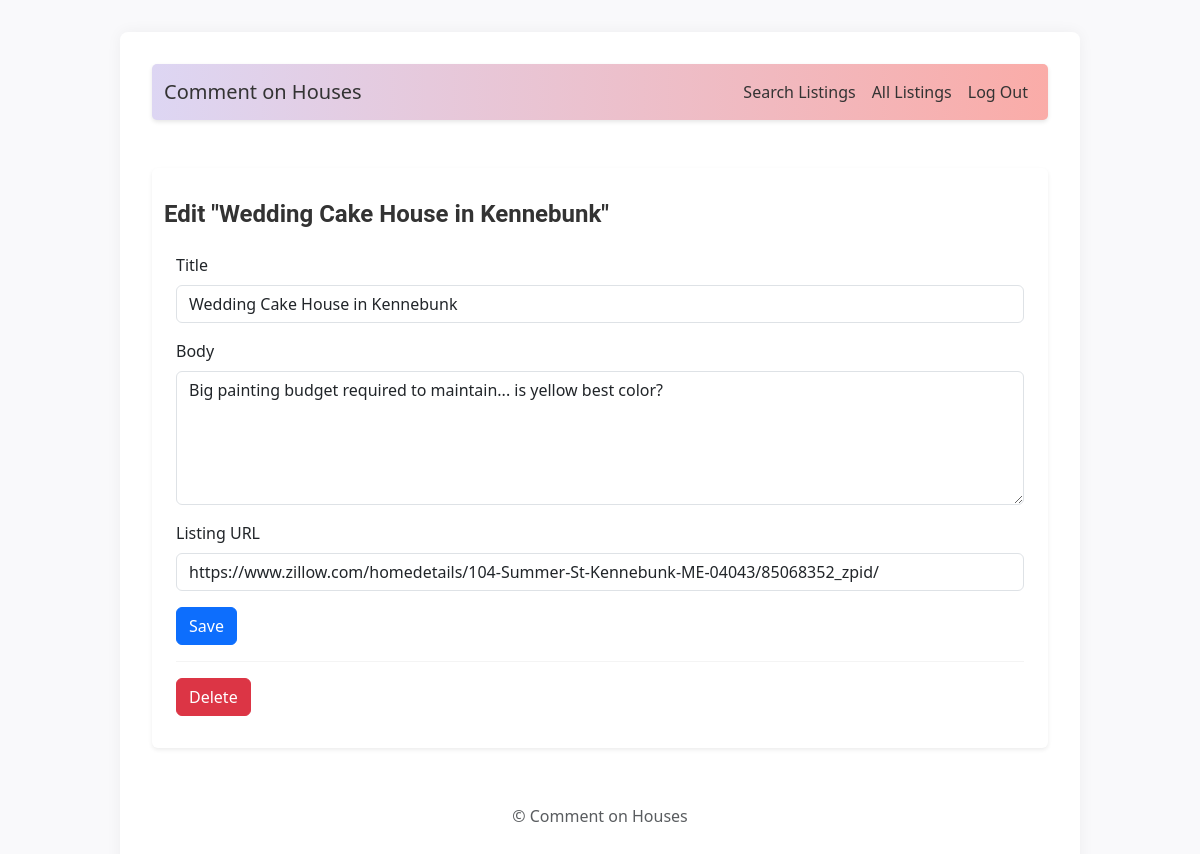
/19/update (signed in), run on the app's committed database.
### tables this page shows
CREATE TABLE post (
  id INTEGER PRIMARY KEY AUTOINCREMENT,
  author_id INTEGER NOT NULL,
  created TIMESTAMP NOT NULL DEFAULT CURRENT_TIMESTAMP,
  title TEXT NOT NULL,
  body TEXT NOT NULL,
  listing TEXT,
  state TEXT,
  FOREIGN KEY (author_id) REFERENCES user (id)
);

### flaskr/blog.py (the view, shortened to what this page needs)
@bp.route('/<int:id>/update', methods=('GET', 'POST'))
@login_required
def update(id):
    post = get_post(id)
    return render_template('blog/update.html', post=post)

### flaskr/auth.py (called while the page is built)
def login_required(view):
    @functools.wraps(view)
    def wrapped_view(**kwargs):
        if g.user is None:
            return redirect(url_for('auth.login'))
        return view(**kwargs)
    return wrapped_view

@bp.before_app_request
def load_logged_in_user():
    user_id = session.get('user_id')
    if user_id is None:
        g.user = None
    else:
        g.user = get_db().execute(
            'SELECT * FROM user WHERE id = ?', (user_id,)
        ).fetchone()

### flaskr/blog.py (called while the page is built)
def get_post(id, check_author=True):
    post = get_db().execute(
        'SELECT p.id, title, body, created, author_id, username, listing'
        ' FROM post p JOIN user u ON p.author_id = u.id'
        ' WHERE p.id = ?',
        (id,)
    ).fetchone()
    if post is None:
        abort(404, f"Post id {id} doesn't exist.")
    if check_author and post['author_id'] != g.user['id']:
        abort(403)
    return post

### flaskr/db.py (called while the page is built)
def get_db():
    if 'db' not in g:
        g.db = sqlite3.connect(
            current_app.config['DATABASE'],
            detect_types=sqlite3.PARSE_DECLTYPES
        )
        g.db.row_factory = sqlite3.Row
    return g.db

### flaskr/templates/blog/update.html
{% extends 'base.html' %}
{% block header %}
  <h1>{% block title %}Edit "{{ post['title'] }}"{% endblock %}</h1>
{% endblock %}
{% block content %}
  <div class="container mt-4">
    <form method="post">
      <div class="mb-3">
        <label for="title" class="form-label">Title</label>
        <input type="text" class="form-control" name="title" id="title" value="{{ request.form['title'] or post['title'] }}" required>
      </div>
      <div class="mb-3">
        <label for="body" class="form-label">Body</label>
        <textarea class="form-control" name="body" id="body" rows="5">{{ request.form['body'] or post['body'] }}</textarea>
      </div>
      <div class="mb-3">
        <label for="listing" class="form-label">Listing URL</label>
        <input type="url" class="form-control" name="listing" id="listing" value="{{ request.form['listing'] or post['listing'] }}">
      </div>
      <button type="submit" class="btn btn-primary">Save</button>
    </form>
    <hr>
    <form action="{{ url_for('blog.delete', id=post['id']) }}" method="post">
      <button type="submit" class="btn btn-danger" onclick="return confirm('Are you sure?');">Delete</button>
    </form>
  </div>
{% endblock %}

### flaskr/static/style.css (style rules this page uses)
html { font-family: "Roboto", sans-serif; background: #f9f9fb; color: #424242; line-height: 1.6; }
body { max-width: 80vw; margin: 2rem auto; background: #fff; padding: 2rem; box-shadow: 0 0 15px rgba(0, 0, 0, 0.05); border-radius: 8px; }
h1 { font-family: 'Roboto'; color: #333; font-size: 1.5rem; margin: 1rem 0; margin-top: 0; align-self: center; font-weight: bold; }
hr { border: none; border-top: 1px solid lightgray; }

### data on the page
post: title "Wedding Cake House in Kennebunk", body "Big painting budget required to maintain... is yellow best color?", listing "https://www.zillow.com/homedetails/104-Summer-St-Kennebunk-ME-04043/85068352_zpid/"
